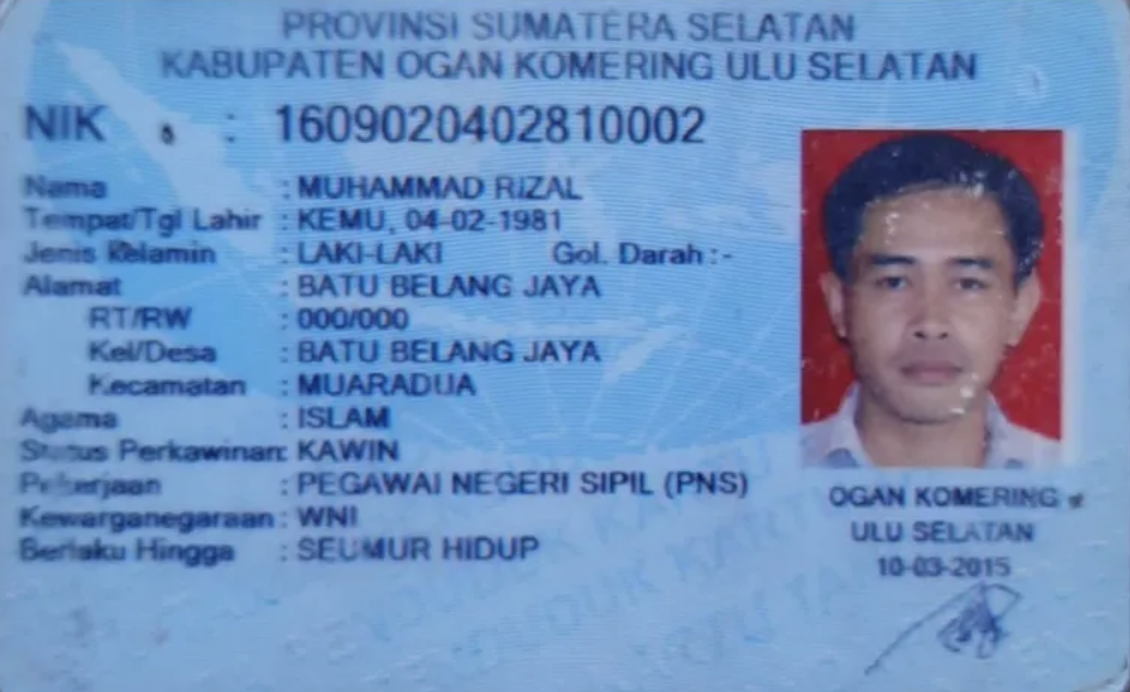
#> input picture model/dataset/Test/dataset_45.png, 1130 x 692 px, given as the content of the folder D:/Project/disdukcapil_project/model/dataset/Train, which was not available
$ jupyter execute --allow-errors ocr_complete.ipynb   (older library calls are emulated)   (text cells are left out)
#> lines starting #> are read from the running program, lines starting #| are printed output that depends on the picture; pictures that were not available may be replaced by others from this repository, and a replacement may not be noted
[cell 1]
import os
import cv2
import numpy as np
import pandas as pd
import matplotlib.pyplot as plt
import seaborn as sns
from pathlib import Path
import warnings
from scipy import stats
from scipy.stats import normaltest, skew, kurtosis, mannwhitneyu, kruskal, spearmanr
from sklearn.preprocessing import StandardScaler, MinMaxScaler
from sklearn.model_selection import train_test_split
from sklearn.ensemble import RandomForestRegressor, RandomForestClassifier
from sklearn.linear_model import LinearRegression, LogisticRegression
from sklearn.metrics import mean_absolute_error, r2_score, accuracy_score, classification_report
from sklearn.decomposition import PCA
import joblib
import json
from datetime import datetime

# buat OCR (kalau available)
try:
    import pytesseract
    pytesseract.pytesseract.tesseract_cmd = r'C:\Program Files\Tesseract-OCR\tesseract.exe'
    OCR_AVAILABLE = True
except:
    OCR_AVAILABLE = False

warnings.filterwarnings('ignore')

# Set path
MODEL_DIR = r'D:\Project\disdukcapil_project\model'
DATASET_DIR = os.path.join(MODEL_DIR, 'dataset')
TRAIN_DIR = os.path.join(DATASET_DIR, 'Train')

# Set style buat visualisasi
sns.set_style('whitegrid')
plt.rcParams['figure.figsize'] = (12, 6)
plt.rcParams['font.size'] = 10

print('='*70)
print('PROYEK DATA SCIENCE: ANALISIS KUALITAS GAMBAR OCR')
print('='*70)
print(f'\nFolder Dataset: {TRAIN_DIR}')
print(f'Tesseract Available: {OCR_AVAILABLE}')
print(f'Total Files: {len(list(Path(TRAIN_DIR).glob("*.png")))} gambar')

[cell 2]
# Tampilkan daftar fitur yang akan diekstrak
fitur_dict = {
    'No.': [],
    'Kategori': [],
    'Nama Fitur': [],
    'Deskripsi': [],
    'Satuan': []
}

daftar_fitur = [
    (1, 'Dimensi', 'height', 'Tinggi gambar dalam piksel', 'piksel'),
    (2, 'Dimensi', 'width', 'Lebar gambar dalam piksel', 'piksel'),
    (3, 'Dimensi', 'aspect_ratio', 'Rasio lebar terhadap tinggi', 'rasio'),
    (4, 'Dimensi', 'pixel_count', 'Total jumlah piksel', 'jumlah'),
    (5, 'Kecerahan', 'mean_brightness', 'Rata-rata kecerahan piksel', '0-255'),
    (6, 'Kecerahan', 'std_brightness', 'Standar deviasi kecerahan', '0-255'),
    (7, 'Kecerahan', 'median_brightness', 'Nilai median kecerahan', '0-255'),
    (8, 'Kecerahan', 'min_brightness', 'Nilai kecerahan minimum', '0-255'),
    (9, 'Kecerahan', 'max_brightness', 'Nilai kecerahan maksimum', '0-255'),
    (10, 'Kualitas', 'sharpness', 'Varians Laplacian (ketajaman)', 'varians'),
    (11, 'Kualitas', 'contrast', 'Kontras gambar', 'standar deviasi'),
    (12, 'Kualitas', 'edge_density', 'Kepadatan tepi gambar', 'rasio'),
    (13, 'Kualitas', 'avg_gradient', 'Rata-rata gradien', 'nilai'),
    (14, 'Tekstur', 'texture_variance', 'Varians tekstur lokal', 'varians'),
    (15, 'Noise', 'noise_level', 'Tingkat noise gambar', 'standar deviasi'),
    (16, 'Histogram', 'entropy', 'Entropi histogram', 'bit'),
    (17, 'Histogram', 'hist_skew', 'Skewness histogram', 'nilai'),
    (18, 'Histogram', 'hist_kurtosis', 'Kurtosis histogram', 'nilai'),
    (19, 'OCR', 'ocr_confidence', 'Confidence Tesseract OCR', 'persen'),
    (20, 'OCR', 'text_length', 'Panjang teks hasil OCR', 'karakter'),
    (21, 'OCR', 'word_count', 'Jumlah kata hasil OCR', 'jumlah'),
]

for item in daftar_fitur:
    fitur_dict['No.'].append(item[0])
    fitur_dict['Kategori'].append(item[1])
    fitur_dict['Nama Fitur'].append(item[2])
    fitur_dict['Deskripsi'].append(item[3])
    fitur_dict['Satuan'].append(item[4])

df_fitur = pd.DataFrame(fitur_dict)
print('\nDaftar Fitur yang Diekstrak:')
print('='*80)
print(df_fitur.to_string(index=False))
print('='*80)
print(f'\nTotal Fitur: {len(daftar_fitur)} fitur')

[cell 3]
def extract_fitur_gambar(image_path):
    """
    Extract semua fitur dari satu gambar

    Args:
        image_path: Path ke file gambar

    Returns:
        dict: Semua fitur yang diekstrak
    """
#> called with image_path = '_only/dataset_45.png'
    # Load gambar
    img = cv2.imread(image_path)
#> img is the input picture: shape (692, 1130, 3); mean B, G, R 191.9, 146, 112.1
    if img is None:
        return None

    # Convert ke grayscale
    gray = cv2.cvtColor(img, cv2.COLOR_BGR2GRAY)
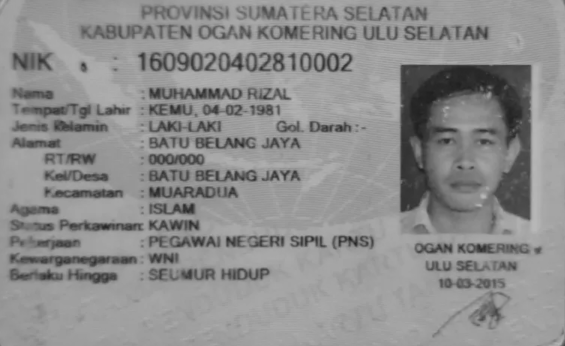
#> gray: shape (692, 1130) (shown at 1/2 size); min 30, max 185, mean 141.1
    height, width = gray.shape

    # === 1. FITUR DIMENSI ===
    aspect_ratio = width / height
    pixel_count = height * width

    # === 2. FITUR BRIGHTNESS (KECERAHAN) ===
    mean_brightness = np.mean(gray)
#> mean_brightness = 141.1
    std_brightness = np.std(gray)
#> std_brightness = 30.45
    median_brightness = np.median(gray)
#> median_brightness = 154
    min_brightness = np.min(gray)
#> min_brightness = 30
    max_brightness = np.max(gray)
#> max_brightness = 185

    # === 3. FITUR KUALITAS ===
    # Sharpness (ketajaman) - Varians Laplacian
    laplacian = cv2.Laplacian(gray, cv2.CV_64F)
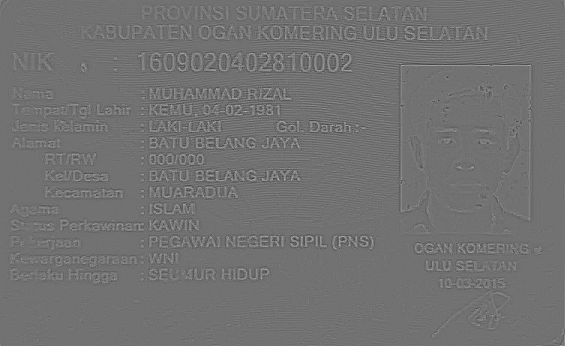
#> laplacian: shape (692, 1130) float64 (shown at 1/2 size); min -51, max 63, mean 0; drawn with min black and max white
    sharpness = laplacian.var()
#> sharpness = 23.91

    # Contrast
    contrast = std_brightness
#> contrast = 30.45

    # Edge Density (kepadatan tepi)
    edges = cv2.Canny(gray, 50, 150)
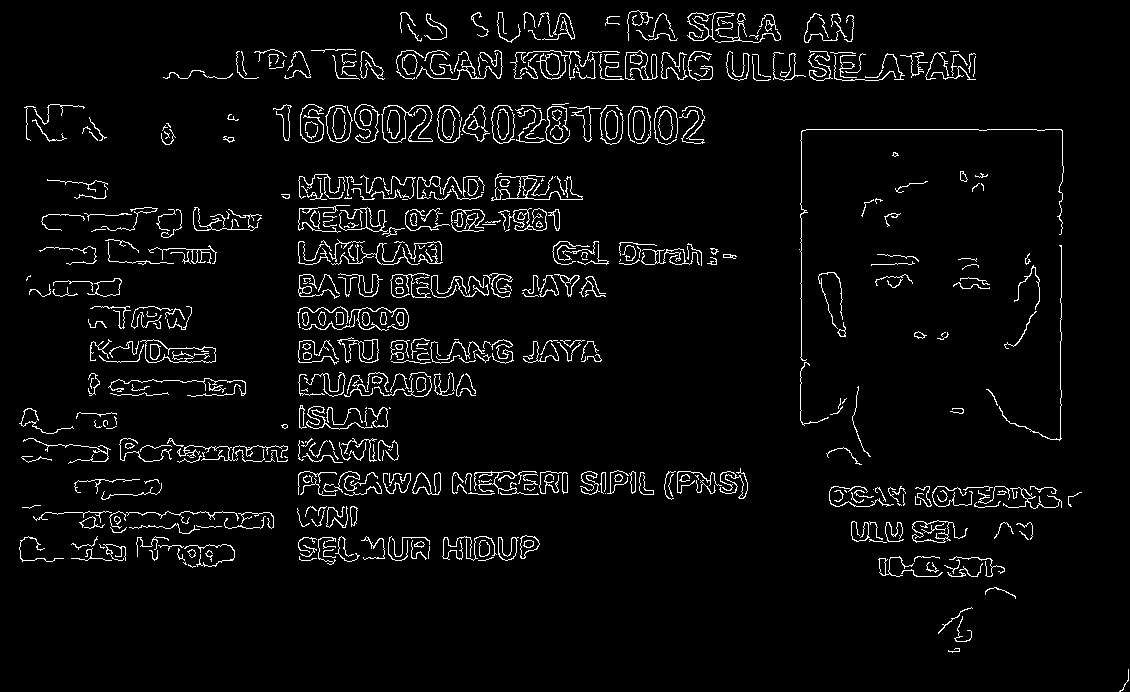
#> edges: shape (692, 1130); 4.2% white in thin lines or dots
    edge_density = np.sum(edges > 0) / (height * width)
#> edge_density = 0.0424

    # Average Gradient
    sobel_x = cv2.Sobel(gray, cv2.CV_64F, 1, 0, ksize=3)
    sobel_y = cv2.Sobel(gray, cv2.CV_64F, 0, 1, ksize=3)
    gradient_magnitude = np.sqrt(sobel_x**2 + sobel_y**2)
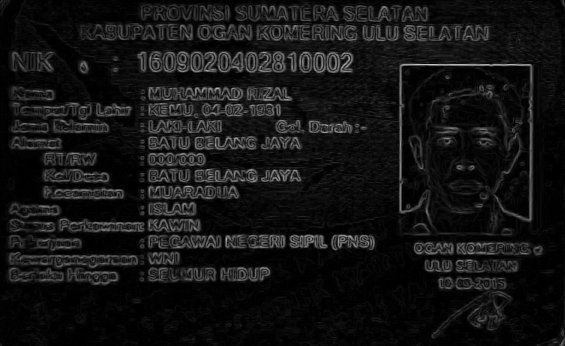
#> gradient_magnitude: shape (692, 1130) float64 (shown at 1/2 size); min 0, max 350.2, mean 28.1; drawn with min black and max white
    avg_gradient = np.mean(gradient_magnitude)
#> avg_gradient = 28.14

    # === 4. FITUR TEKSTUR ===
    # Texture Variance - variasi di neighborhood lokal
    kernel = np.ones((5, 5), np.float32) / 25
    local_mean = cv2.filter2D(gray.astype(np.float32), -1, kernel)
    local_variance = cv2.filter2D((gray.astype(np.float32) - local_mean)**2, -1, kernel)
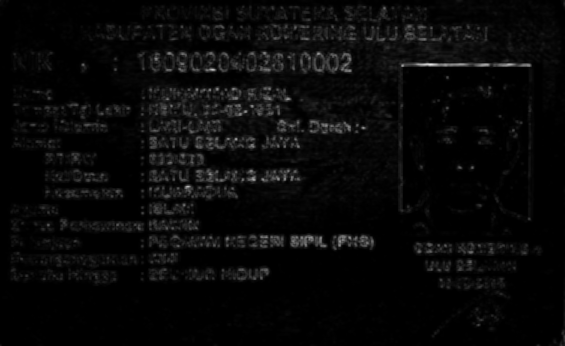
#> local_variance: shape (692, 1130) float32 (shown at 1/2 size); min 0, max 309.4, mean 10.8; drawn with min black and max white
    texture_variance = np.mean(local_variance)
#> texture_variance = 10.82

    # === 5. FITUR NOISE ===
    # Noise level - standar deviasi dari high-frequency components
    high_freq = cv2.Laplacian(gray, cv2.CV_64F)
    noise_level = np.std(high_freq)
#> noise_level = 4.89

    # === 6. FITUR HISTOGRAM ===
    # Histogram entropy
    hist = cv2.calcHist([gray], [0], None, [256], [0, 256])
#> hist = 256 values, max 35961 at index 160, min 0 at index 0, mean 3054.5
    hist = hist.flatten() / hist.sum()  # Normalize
#> hist = 256 values, max 0.046 at index 160, min 0 at index 0, mean 0.00391

    # Entropy
    hist_nonzero = hist[hist > 0]
#> hist_nonzero = 156 values, max 0.046 at index 130, min 1.28e-06 at index 155, mean 0.00641
    entropy = -np.sum(hist_nonzero * np.log2(hist_nonzero))
#> entropy = 6.19

    # Skewness & Kurtosis
    from scipy.stats import skew as skew_func, kurtosis as kurtosis_func
    hist_skew = skew_func(gray.flatten())
#> hist_skew = -1.55
    hist_kurtosis = kurtosis_func(gray.flatten())
#> hist_kurtosis = 1.49

    # === 7. FITUR OCR (jika available) ===
    ocr_confidence = 0
    text_length = 0
    word_count = 0

    if OCR_AVAILABLE:
        try:
            # Preprocess untuk OCR
            clahe = cv2.createCLAHE(clipLimit=2.0, tileGridSize=(4, 4))
            enhanced = clahe.apply(gray)

            # Get OCR data
            data = pytesseract.image_to_data(enhanced, lang='ind',
                                              config='--psm 6',
                                              output_type=pytesseract.Output.DICT)

            # Confidence scores
            confidences = [int(c) for c in data['conf']
                          if str(c).isdigit() and int(c) > 0]
            ocr_confidence = np.mean(confidences) if confidences else 0

            # Text statistics
            text = pytesseract.image_to_string(enhanced, lang='ind', config='--psm 6')
            text_length = len(text.strip())
            word_count = len(text.split())

        except Exception as e:
            pass

    # Compile semua fitur
    fitur = {
        # Dimensi
        'height': height,
        'width': width,
        'aspect_ratio': aspect_ratio,
        'pixel_count': pixel_count,

        # Brightness
        'mean_brightness': mean_brightness,
        'std_brightness': std_brightness,
        'median_brightness': median_brightness,
        'min_brightness': min_brightness,
        'max_brightness': max_brightness,

        # Kualitas
        'sharpness': sharpness,
        'contrast': contrast,
        'edge_density': edge_density,
        'avg_gradient': avg_gradient,
        'texture_variance': texture_variance,
        'noise_level': noise_level,

        # Histogram
        'entropy': entropy,
        'hist_skew': hist_skew,
        'hist_kurtosis': hist_kurtosis,

        # OCR
        'ocr_confidence': ocr_confidence,
        'text_length': text_length,
        'word_count': word_count
    }

    return fitur, img, gray

print('Fungsi extract fitur sudah siap!')

[cell 4]
# Load semua gambar dari dataset
print('='*70)
print('PROSES EKSTRAKSI FITUR DARI SEMUA GAMBAR')
print('='*70)

image_files = list(Path(TRAIN_DIR).glob('*.png')) + list(Path(TRAIN_DIR).glob('*.jpg'))
print(f'\nDitemukan {len(image_files)} gambar di {TRAIN_DIR}')

# Extract fitur dari semua gambar
all_fitur = []
image_names = []
failed_images = []

print('\nMemproses gambar...')
print('-'*70)

#> (the rest of this cell did not finish here and is left out)

[cell 5]
# Buat DataFrame dari fitur yang diekstrak
df = pd.DataFrame(all_fitur)
df['image_name'] = image_names

print('\n' + '='*70)
print('STATISTIK DESKRIPTIF DATASET')
print('='*70)
print(f'\nShape Dataset: {df.shape}')
print(f'  - Baris (observasi): {df.shape[0]}')
print(f'  - Kolom (fitur): {df.shape[1]}')

print('\nDaftar Kolom:')
print(df.columns.tolist())

print('\n' + '-'*70)
print('Statistik Deskriptif:')
print('-'*70)
print(df.describe().round(2))

[cell 6]
# VISUALISASI 1: Distribusi Fitur Kualitas Utama
# Alasan: Melihat sebaran kualitas gambar dalam dataset

fig, axes = plt.subplots(2, 3, figsize=(18, 10))
fig.suptitle('Distribusi Fitur Kualitas Gambar', fontsize=16, fontweight='bold')

# 1. Mean Brightness
#> (the rest of this cell did not finish here and is left out)

[cell 7]
# VISUALISASI 2: Correlation Heatmap
# Alasan: Melihat hubungan antar-fitur, fitur yang berkorelasi tinggi bisa redundant

# Pilih kolom numerik saja
numeric_cols = df.select_dtypes(include=[np.number]).columns
correlation_matrix = df[numeric_cols].corr()

# Plot heatmap
plt.figure(figsize=(16, 14))
mask = np.triu(np.ones_like(correlation_matrix, dtype=bool))
sns.heatmap(correlation_matrix, annot=True, fmt='.2f', cmap='coolwarm',
            center=0, square=True, linewidths=0.5, mask=mask,
            cbar_kws={'label': 'Korelasi'})
plt.title('Matriks Korelasi Antar Fitur', fontsize=16, fontweight='bold', pad=20)
plt.tight_layout()
plt.savefig(os.path.join(MODEL_DIR, 'correlation_heatmap.png'), dpi=150, bbox_inches='tight')
plt.show()

print('\n' + '='*70)
print('INTERPRETASI VISUALISASI 2: CORRELATION HEATMAP')
print('='*70)
print('\nKorelasi Tinggi (> 0.7 atau < -0.7):')

# Cari korelasi tinggi
high_corr = []
for i in range(len(correlation_matrix.columns)):
    for j in range(i+1, len(correlation_matrix.columns)):
        corr_val = correlation_matrix.iloc[i, j]
        if abs(corr_val) > 0.7:
            high_corr.append({
                'Fitur 1': correlation_matrix.columns[i],
                'Fitur 2': correlation_matrix.columns[j],
                'Korelasi': round(corr_val, 3)
            })

if high_corr:
    df_corr = pd.DataFrame(high_corr)
    print(df_corr.to_string(index=False))
    print('\nInterpretasi:')
    print('- Fitur yang berkorelasi tinggi mungkin redundant')
    print('- Pertimbangkan untuk menghapus salah satu saat modelling')
else:
    print('Tidak ada korelasi yang sangat tinggi antar-fitur')
    print('Semua fitur cukup independen, bagus buat modelling')

[cell 8]
# VISUALISASI 3: Box Plot untuk Melihat Outliers
# Alasan: Mendeteksi outlier yang bisa mempengaruhi model

# Pilih fitur penting buat box plot
fitur_boxplot = ['mean_brightness', 'sharpness', 'contrast', 'edge_density',
                'noise_level', 'ocr_confidence']

fig, axes = plt.subplots(2, 3, figsize=(18, 10))
fig.suptitle('Box Plot Fitur Kualitas (Deteksi Outlier)', fontsize=16, fontweight='bold')

#> (the rest of this cell did not finish here and is left out)

[cell 9]
# === TEKNIK 1: HANDLING MISSING VALUES ===
print('='*70)
print('TEKNIK 1: HANDLING MISSING VALUES')
print('='*70)

# Cek missing values
print('\nCek Missing Values Sebelum:')
print(df.isnull().sum())

# Jika ada missing values di ocr_confidence (kemungkinan OCR gagal)
#> (the rest of this cell did not finish here and is left out)

#> (a cell that did not finish here is left out)

#> (a cell that did not finish here is left out)

#> (a cell that did not finish here is left out)

[cell 13]
# Buat label kualitas otomatis berdasarkan fitur
print('='*70)
print('CREATING QUALITY LABELS')
print('='*70)

def hitung_skor_kualitas(row):
    """
    Hitung skor kualitas (0-100) berdasarkan fitur
    """
    skor = 0

    # Sharpness (0-25 poin)
    if row['sharpness'] > 100:
        skor += 25
    elif row['sharpness'] > 50:
        skor += 15
    elif row['sharpness'] > 10:
        skor += 5

    # OCR Confidence (0-30 poin)
    if row['ocr_confidence'] > 80:
        skor += 30
    elif row['ocr_confidence'] > 60:
        skor += 20
    elif row['ocr_confidence'] > 40:
        skor += 10

    # Brightness optimal sekitar 128 (0-15 poin)
    brightness = row['mean_brightness']
    if 100 <= brightness <= 160:
        skor += 15
    elif 80 <= brightness <= 180:
        skor += 10
    elif 60 <= brightness <= 200:
        skor += 5

    # Contrast (0-15 poin)
    if row['contrast'] > 50:
        skor += 15
    elif row['contrast'] > 30:
        skor += 10
    elif row['contrast'] > 15:
        skor += 5

    # Edge Density (0-15 poin)
    if row['edge_density'] > 0.1:
        skor += 15
    elif row['edge_density'] > 0.05:
        skor += 10
    elif row['edge_density'] > 0.02:
        skor += 5

    return min(skor, 100)

# Apply ke dataframe
df['quality_score'] = df.apply(hitung_skor_kualitas, axis=1)

# Buat kategori label
# [7 lines left out: function kategori_kualitas, not called in this run]

df['quality_label'] = df['quality_score'].apply(kategori_kualitas)
df['quality_category'] = df['quality_label'].map({0: 'Buruk', 1: 'Sedang', 2: 'Bagus'})

print('\nLabel berhasil dibuat!')
print('\nDistribusi Kategori Kualitas:')
print(df['quality_category'].value_counts())

print('\nStatistik Quality Score:')
print(df['quality_score'].describe())

# Visualisasi distribusi kualitas
fig, axes = plt.subplots(1, 2, figsize=(14, 5))

# Histogram quality score
axes[0].hist(df['quality_score'], bins=15, color='steelblue',
            edgecolor='black', alpha=0.7)
axes[0].axvline(df['quality_score'].mean(), color='red',
            linestyle='--', linewidth=2, label=f'Mean: {df["quality_score"].mean():.1f}')
axes[0].set_title('Distribusi Quality Score', fontweight='bold')
axes[0].set_xlabel('Quality Score (0-100)')
axes[0].set_ylabel('Frekuensi')
axes[0].legend()
axes[0].grid(True, alpha=0.3)

# Bar chart kategori
kategori_counts = df['quality_category'].value_counts()
colors = ['lightcoral', 'gold', 'lightgreen']
axes[1].bar(kategori_counts.index, kategori_counts.values,
         color=colors, edgecolor='black', alpha=0.7)
axes[1].set_title('Distribusi Kategori Kualitas', fontweight='bold')
axes[1].set_ylabel('Jumlah Gambar')
for i, v in enumerate(kategori_counts.values):
    axes[1].text(i, v + 0.5, str(v), ha='center', fontweight='bold')
axes[1].grid(True, alpha=0.3, axis='y')

plt.tight_layout()
plt.savefig(os.path.join(MODEL_DIR, 'quality_distribution.png'), dpi=150, bbox_inches='tight')
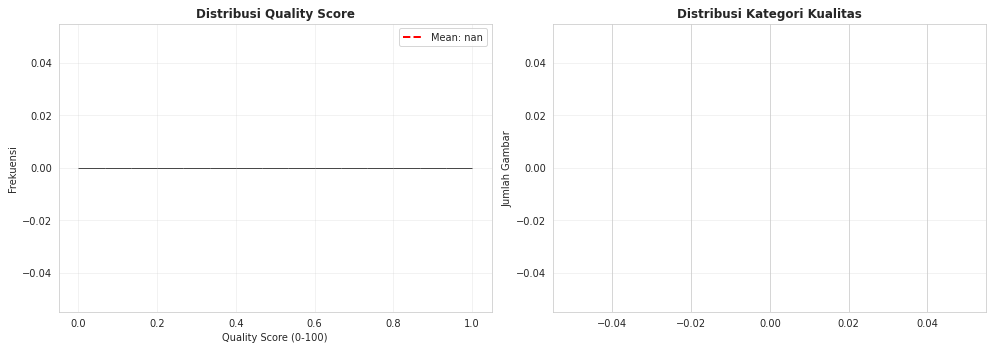
#> figure drawn by matplotlib, 1 panel
plt.show()
